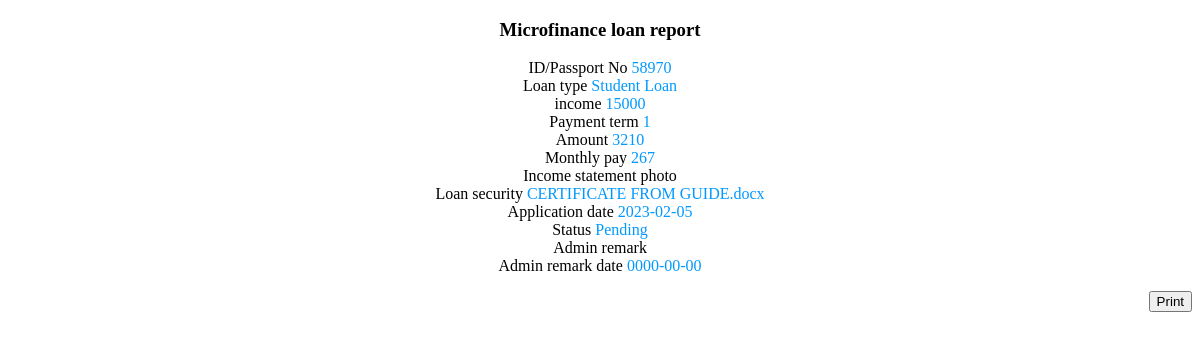
The app's page /admin/allloanss.php?recordID=42 (signed in), older data.
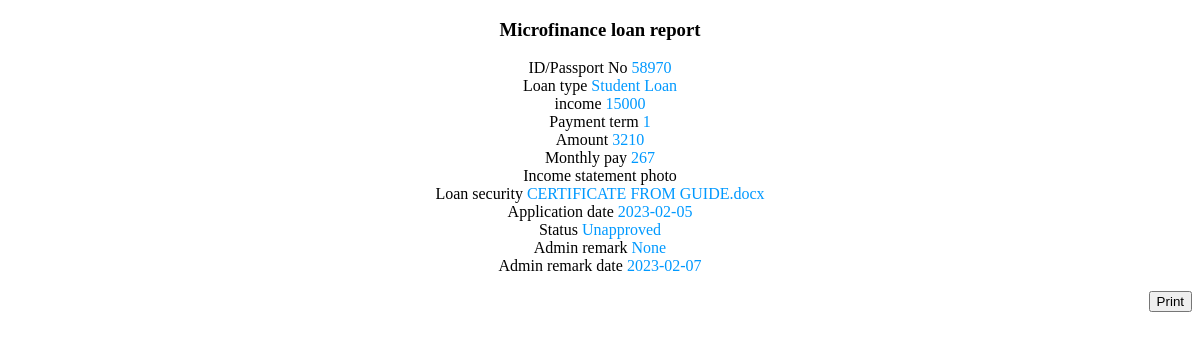
The same page, newer data.
### tables this page shows
CREATE TABLE `loan` (
  `loanId` int(6) NOT NULL,
  `memberId` int(8) NOT NULL,
  `loanType` varchar(15) NOT NULL,
  `income` int(8) NOT NULL,
  `amount` int(8) NOT NULL,
  `intereset` varchar(5) NOT NULL,
  `payment_term` int(3) NOT NULL,
  `total_paid` int(8) NOT NULL,
  `emi_per_month` int(8) NOT NULL,
  `bankStatementPhoto` varchar(250) DEFAULT NULL,
  `security` varchar(250) DEFAULT NULL,
  `posting_date` date NOT NULL,
  `status` varchar(15) NOT NULL,
  `adminRemark` varchar(100) NOT NULL,
  `adminRemarkDate` date NOT NULL,
  `balance` int(255) NOT NULL
);

### admin/allloanss.php (the view, shortened to what this page needs)
<?php require_once('../Connections/mlms.php'); ?>
<?php
if (!function_exists("GetSQLValueString")) {
  function GetSQLValueString($theValue, $theType, $theDefinedValue = "", $theNotDefinedValue = "")
  {
    $theValue = function_exists("mysql_real_escape_string") ? mysql_real_escape_string($theValue) : mysqli_escape_string(mysqli_connect("localhost", "root", "", "lms"), $theValue);
    switch ($theType) {
      case "long":
      case "int":
        $theValue = ($theValue != "") ? intval($theValue) : "NULL";
        break;
    }
    return $theValue;
  }
}
$maxRows_DetailRS1 = 10;
$pageNum_DetailRS1 = 0;
$startRow_DetailRS1 = $pageNum_DetailRS1 * $maxRows_DetailRS1;
$colname_DetailRS1 = "-1";
if (isset($_GET['recordID'])) {
  $colname_DetailRS1 = $_GET['recordID'];
}
mysqli_select_db($mlms, $database_mlms);
$query_DetailRS1 = sprintf("SELECT * FROM loan WHERE loanId = %s", GetSQLValueString($colname_DetailRS1, "int"));
$query_limit_DetailRS1 = sprintf("%s LIMIT %d, %d", $query_DetailRS1, $startRow_DetailRS1, $maxRows_DetailRS1);
$DetailRS1 = mysqli_query($mlms, $query_limit_DetailRS1) or die(mysql_error());
$row_DetailRS1 = mysqli_fetch_assoc($DetailRS1);
?>
<!DOCTYPE html
  PUBLIC "-//W3C//DTD XHTML 1.0 Transitional//EN" "http://www.w3.org/TR/xhtml1/DTD/xhtml1-transitional.dtd">
<html xmlns="http://www.w3.org/1999/xhtml">
<head>
</head>
<center>
  <body>
    <div id="allloanss">
      <h3> Microfinance loan report</h3>
      ID/Passport No<font color="#0099FF">
        <?php echo $row_DetailRS1['memberId']; ?>
      </font><br />
      Loan type<font color="#0099FF">
        <?php echo $row_DetailRS1['loanType']; ?>
      </font><br />
      income<font color="#0099FF">
        <?php echo $row_DetailRS1['income']; ?>
      </font><br />
      Payment term<font color="#0099FF">
        <?php echo $row_DetailRS1['payment_term']; ?>
      </font><br />
      Amount<font color="#0099FF">
        <?php echo $row_DetailRS1['total_paid']; ?>
      </font><br />
      Monthly pay<font color="#0099FF">
        <?php echo $row_DetailRS1['emi_per_month']; ?>
      </font><br />
      Income statement photo<br />
      Loan security<font color="#0099FF">
        <?php echo $row_DetailRS1['security']; ?>
      </font><br />
      Application date<font color="#0099FF">
        <?php echo $row_DetailRS1['posting_date']; ?>
      </font><br />
      Status<font color="#0099FF">
        <?php echo $row_DetailRS1['status']; ?>
      </font><br />
      Admin remark<font color="#0099FF">
        <?php echo $row_DetailRS1['adminRemark']; ?>
      </font><br />
      Admin remark date<font color="#0099FF">
        <?php echo $row_DetailRS1['adminRemarkDate']; ?>
      </font><br />
      <p align="right"><input type="button" value="Print" onclick="printdocument()" />
  </body>
</center>
</html>

Row changes from the older to the newer data that the page shows:
changed loan "Student Loan": status "Pending" → "Unapproved"; adminRemark (not shown) → "None"; adminRemarkDate "0000-00-00" → "2023-02-07"
